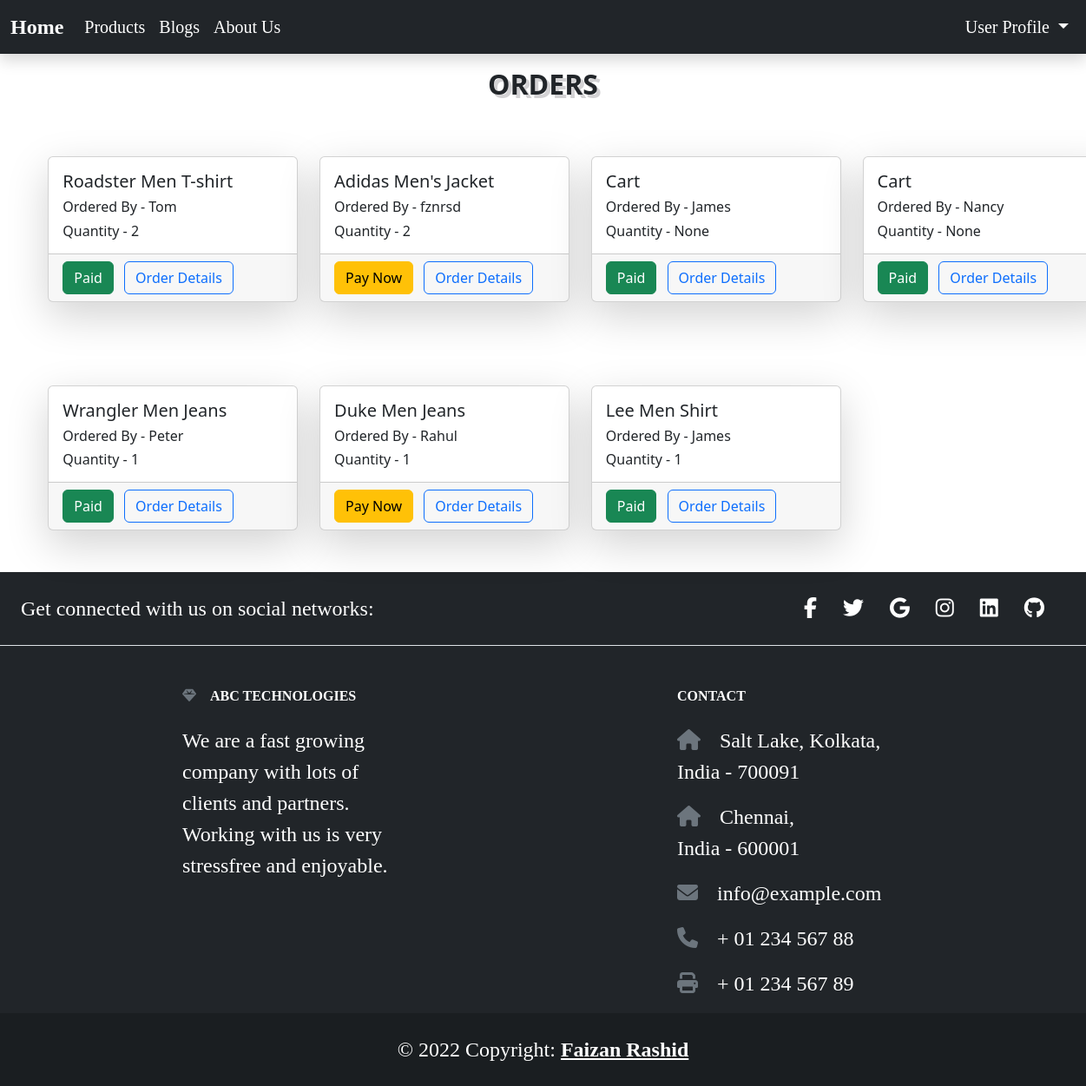
The app's page /product/orderlist/ with its own data.
### modules/product/ProductApp/models.py (models this page shows, shortened)
class OrderModel(BaseModel, AddressModel):
    gid = models.UUIDField(unique=True, default=uuid.uuid4, editable=False)
    ordered_by = models.ForeignKey(User, default=None, related_name='ordermodel_ordered_by', on_delete=models.CASCADE)
    cart = models.ForeignKey(CartModel, related_name='ordermodel_cart', on_delete=models.CASCADE, null=True, blank=True)
    addcart = models.ForeignKey(AddCartModel,  related_name='ordermodel_addcart', on_delete=models.CASCADE, null=True, blank=True)
    email = models.EmailField(null=True, blank=True)
    mobile_number = models.IntegerField(null=True, blank=True)
    total_amount = models.PositiveIntegerField(null=True, blank=True)
    quantity = models.IntegerField(null=True, blank=True)
    slug = models.SlugField(unique=True)

class CartModel(BaseModel):
    gid = models.UUIDField(unique=True, default=uuid.uuid4, editable=False)
    product = models.ForeignKey(ProductModel, related_name='cartmodel_product', on_delete=models.CASCADE, null=True, blank=True)
    stock = models.ForeignKey(StockModel, related_name='cartmodel_stock', on_delete=models.CASCADE)
    quantity = models.IntegerField(null=True, blank=True)
    slug = models.SlugField(unique=True)

class ProductModel(BaseModel, AddressModel):
    gid = models.UUIDField(unique=True, default=uuid.uuid4, editable=False)
    name = models.CharField(max_length=100, null=True, blank=True)
    price = models.IntegerField(null=True, blank=True)
    category = models.ForeignKey(CategoryModel, related_name='productmodel_category',on_delete=models.CASCADE, null=True, blank=True )
    tags = models.ManyToManyField(TagModel, related_name="productmodel_tags")
    description = models.CharField(max_length=200, null=True, blank=True)
    image = models.ImageField(upload_to='images', default="", null=True, blank=True)
    company = models.CharField(max_length=100, null=True, blank=True)
    manufacturing_date = models.DateTimeField(null=True, blank=True)
    expiry_date = models.DateTimeField(null=True, blank=True)
    slug = models.SlugField(unique=True)
    def __str__(self):
        return self.name

class Payment(models.Model):
    STATUS_CHOICES = (
        ('0', 'Yes'),
        ('1', 'No')
    )
    order = models.ForeignKey(OrderModel, default=None, related_name='ordermodel_order', on_delete=models.CASCADE)
    status = models.CharField(max_length=1, choices = STATUS_CHOICES, null=True, blank=True)

### modules/product/ProductApp/views.py (the view)
# urls.py: path('orderlist/', views.OrderList.as_view(), name="orderlist"),
class OrderList(ListView):
    model = OrderModel
    def get_context_data(self,  *args, **kwargs):
        context = super().get_context_data(**kwargs)
        p = Payment.objects.all()
        lst = []
        for i in p:
            lst.append(i.order)
        context['p'] = p
        context['lst'] = lst
        return context

### modules/product/ProductApp/templates/ProductApp/ordermodel_list.html (shortened to what this page needs)
{% extends 'ProductApp/base.html' %}
{% load static %}
{% block style %}
{% load static %}
{% endblock %}
{% block content %}
{% load widget_tweaks %}
<div class='container-fluid'>
    <div id='products' class='row text-center '>
        <h2 class='my-3 fw-bold' style="text-shadow:4px 4px #d3d2d4";>ORDERS</h2>
    </div>
    <div  class='row'>
        {% for object in object_list %}
        <div class="col-md-3 col-sm-6">
            <div class="card shadow-lg my-5" style="width: 18rem;  margin-left: 15%">
                <div class="card-body">
                    <h5 class="card-title">{% if object.cart %} {{ object.cart.product }} {% else %} Cart {% endif %}</h5>
                    <div class='card-title content'>
                        <h6>Ordered By - {{ object.ordered_by }}</h6>
                    </div>
                    <h6 class="card-text">Quantity - {{ object.quantity }}</h6>
                </div>
                <div class='card-footer' >
                    {% for i in p %}
                        {% if i.order == object %}
                            {% if i.status == '0' %}
                                <a href='' class = 'btn btn-success'>Paid</a>
                            {% else %}
                                {% if i.order.addcart %}
                                <a href='{% url "ProductApp:paymentcart" pk=i.order.id %}' class = 'btn btn-warning'>Pay Now</a>
                                {% elif i.order.cart %}
                                <a href='{% url "ProductApp:payment" pk=i.order.id %}' class = 'btn btn-warning'>Pay Now</a>
                                {% endif %}
                            {% endif %}
                        {% endif %}
                    {% endfor %}
                    <a class='btn btn-outline-primary mx-2' href='{% url "ProductApp:orderdetail" pk=object.id %}' style="text-decoration:none"> Order Details</a>
                </div>
            </div>
        </div>
        {% endfor %}
    </div>
</div>
{% endblock %}

### modules/product/ProductApp/templates/ProductApp/base.html (shortened to what this page needs)
<!doctype html>
<html lang="en">
  <head>
    {% load static %}
    <link href="https://cdn.jsdelivr.net/npm/bootstrap@5.2.3/dist/css/bootstrap.min.css" rel="stylesheet">
    <link href="{% static 'fontawesomefree/css/all.min.css' %}" rel="stylesheet" type="text/css">
    <link href="{% static 'fontawesomefree/css/fontawesome.css' %}" rel="stylesheet" type="text/css">
    <link href="{% static 'fontawesomefree/css/brands.css' %}" rel="stylesheet" type="text/css">
    <link href="{% static 'fontawesomefree/css/solid.css' %}" rel="stylesheet" type="text/css">
  </head>
  <body>
    {% include 'ProductApp/header.html' %}
    {% block content %}
    {% endblock %}
    {% include 'ProductApp/footer.html' %}
  </body>
</html>

### modules/product/ProductApp/templates/ProductApp/header.html (shortened to what this page needs)
{% load static %}
<nav class="navbar navbar-expand-lg bg-dark shadow " style="font-family: Cursive;">
    <div class="container-fluid">
      <a class="navbar-brand text-white fs-4 fw-bold"  href="{% url 'ProductApp:home' %}">Home</a>
      <div class="collapse navbar-collapse fs-5" id="navbarSupportedContent">
        <ul class="navbar-nav me-auto mb-2 mb-lg-0 ">
          <li class="nav-item ">
            <a class="nav-link active text-white" aria-current="page" href="{% url 'ProductApp:productlist' %}">Products</a>
          </li>
          <li class="nav-item">
            <a class="nav-link text-white" href="{% url 'blogapp:bloghome' %}">Blogs</a>
          </li>
          <li class="nav-item">
            <a class="nav-link text-white" href="">About Us</a>
          </li>
        </ul>
        <ul class="navbar-nav d-flex ">
            <li class="nav-item dropdown">
              <a class="nav-link dropdown-toggle  text-white" href="#" id="navbarDropdownMenuLink" role="button" data-toggle="dropdown" aria-haspopup="true" aria-expanded="false">
                User Profile
              </a>
            </li>
        </ul>
      </div>
    </div>
</nav>

### modules/product/ProductApp/templates/ProductApp/footer.html
{% load static %}
<footer class="text-center text-lg-start bg-dark text-white fs-4" style="font-family: Cursive;">
    <section class="d-flex justify-content-center justify-content-lg-between p-4 border-bottom">
      <div class="me-5 d-none d-lg-block ">
        <span>Get connected with us on social networks:</span>
      </div>
      <div>
        <a href="" class="me-4 text-reset" style='text-decoration:None;'>
          <i class="fab fa-facebook-f"></i>
        </a>
        <a href="" class="me-4 text-reset" style='text-decoration:None;'>
          <i class="fab fa-twitter"></i>
        </a>
        <a href="" class="me-4 text-reset" style='text-decoration:None;'>
          <i class="fab fa-google"></i>
        </a>
        <a href="" class="me-4 text-reset" style='text-decoration:None;'>
          <i class="fab fa-instagram"></i>
        </a>
        <a href="" class="me-4 text-reset" style='text-decoration:None;'>
          <i class="fab fa-linkedin"></i>
        </a>
        <a href="" class="me-4 text-reset" style='text-decoration:None;'>
          <i class="fab fa-github"></i>
        </a>
      </div>
    </section>
    <section class="">
      <div class="container text-center text-md-start mt-5">
        <div class="row mt-3">
          <div class="col-md-3 col-lg-4 col-xl-3 mx-auto mb-4">
            <h6 class="text-uppercase fw-bold mb-4">
              <i class="fas fa-gem me-3 text-secondary"></i>ABC Technologies
            </h6>
            <p>
              We are a fast growing company with lots of clients and partners.<br>
              Working with us is very stressfree and enjoyable.
            </p>
          </div>
          <div class="col-md-4 col-lg-6 col-xl-3 mx-auto mb-md-0 mb-4">
            <h6 class="text-uppercase fw-bold mb-4">Contact</h6>
            <p><i class="fas fa-home me-3 text-secondary"></i> Salt Lake, Kolkata, India - 700091</p>
            <p><i class="fas fa-home me-3 text-secondary"></i> Chennai,<br>India - 600001</p>
            <p>
              <i class="fas fa-envelope me-3 text-secondary"></i>
              info@example.com
            </p>
            <p><i class="fas fa-phone me-3 text-secondary"></i> + 01 234 567 88</p>
            <p><i class="fas fa-print me-3 text-secondary"></i> + 01 234 567 89</p>
          </div>
        </div>
      </div>
    </section>
    <div class="text-center p-4" style="background-color: rgba(0, 0, 0, 0.2);">
      © 2022 Copyright:
      <a class="text-reset fw-bold" href="#">Faizan Rashid</a>
    </div>
  </footer>

### records on screen
OrderModel: cart.product "Roadster Men T-shirt", ordered_by "Tom", quantity "2"
Payment: status "Paid"
OrderModel: cart.product "Adidas Men's Jacket", ordered_by "fznrsd", quantity "2"
Payment: status "Pay Now"
OrderModel: shows "Cart", ordered_by "James", quantity "None"
Payment: status "Paid"
OrderModel: shows "Cart", ordered_by "Nancy", quantity "None"
Payment: status "Paid"
OrderModel: cart.product "Wrangler Men Jeans", ordered_by "Peter", quantity "1"
Payment: status "Paid"
OrderModel: cart.product "Duke Men Jeans", ordered_by "Rahul", quantity "1"
Payment: status "Pay Now"
OrderModel: cart.product "Lee Men Shirt", ordered_by "James", quantity "1"
Payment: status "Paid"
